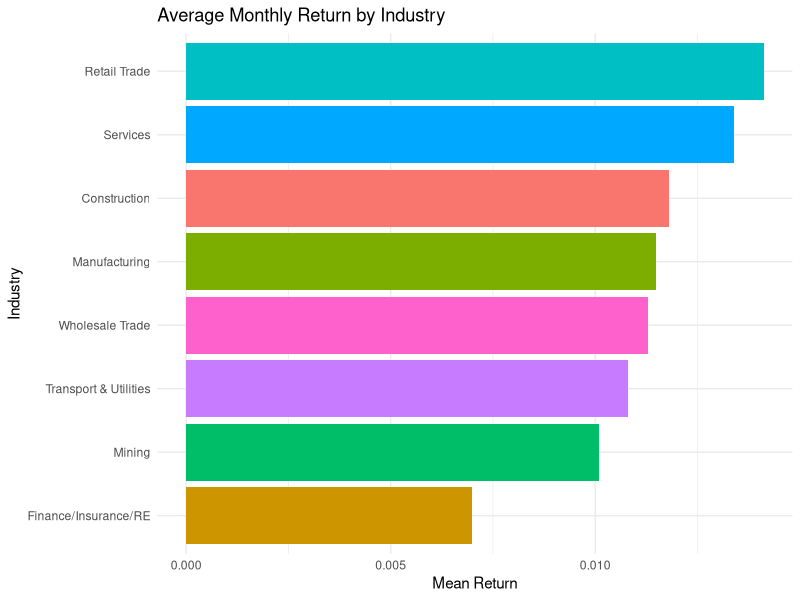
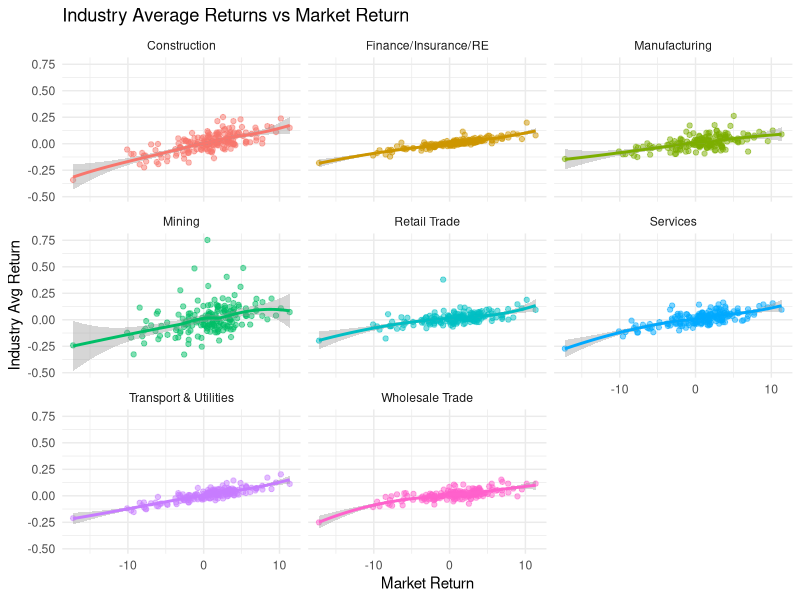
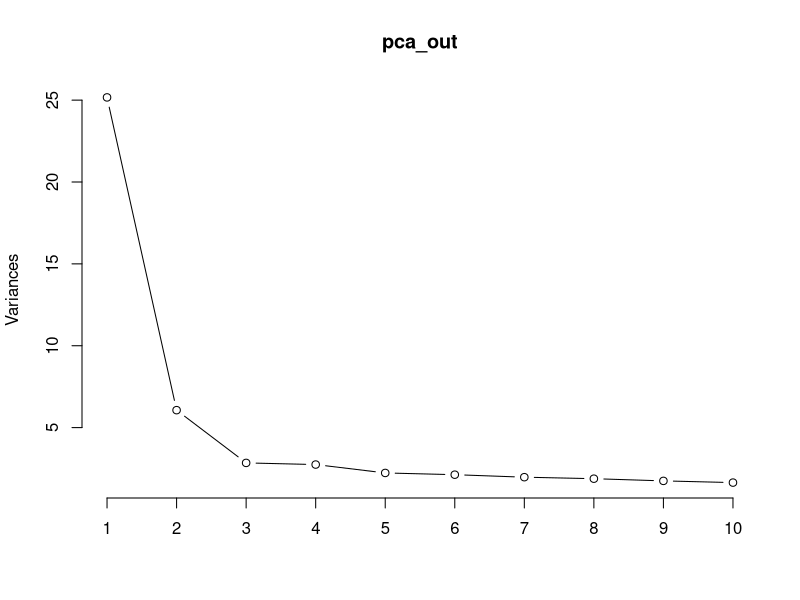
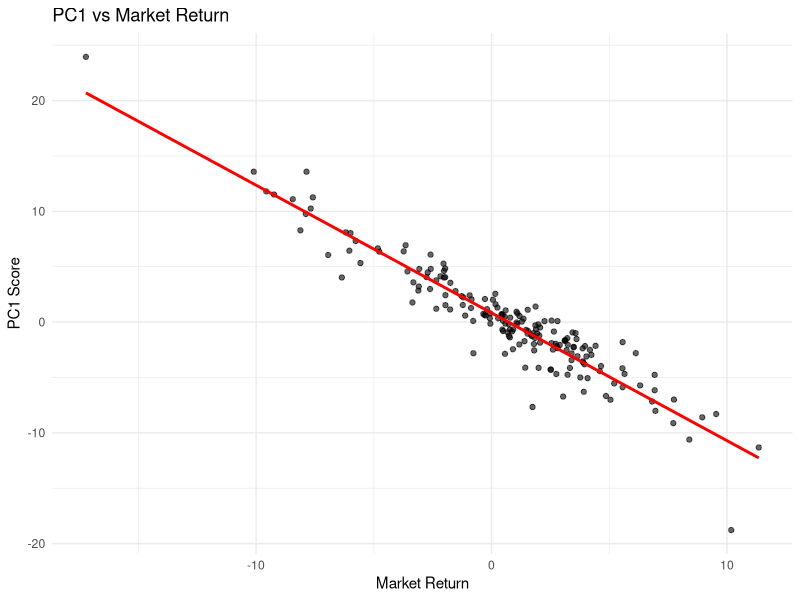
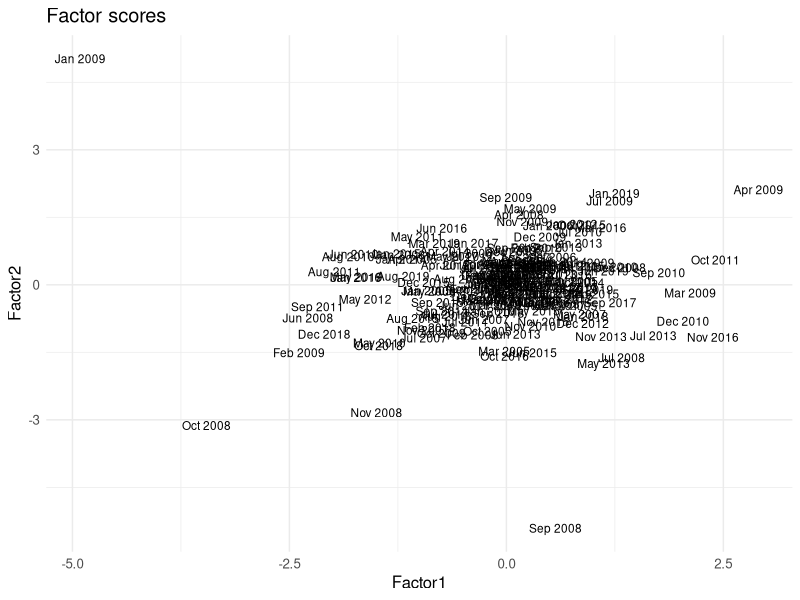
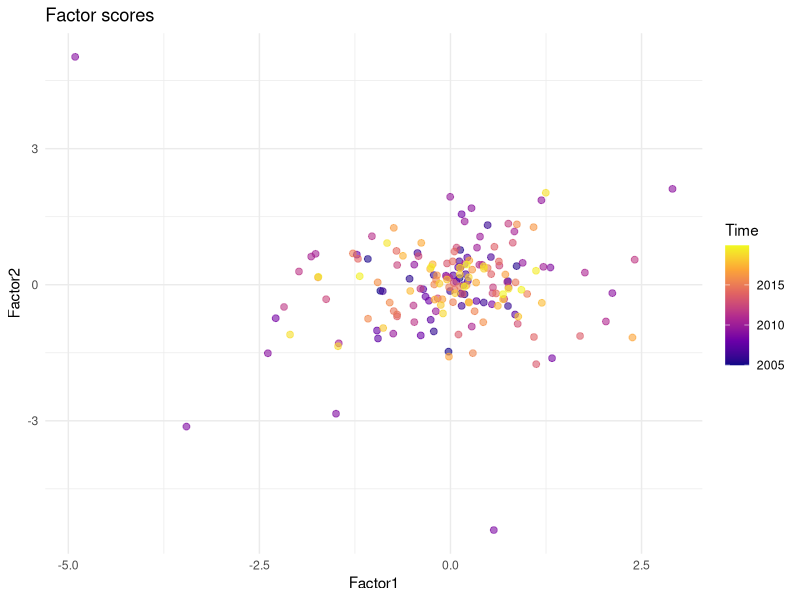

Write R code to recreate these figures, in order. (Note: this script raises an error after producing the figures.)
## ---- chunk 1
library(tidyverse)
library(zoo)
library(broom)
## ---- chunk 2
market_df <- read.csv(here::here("data/Market.csv"))
sample_df <- read.csv(here::here("data/SampleK.csv"))
## ---- chunk 3
colSums(is.na(sample_df))

range(sample_df$Date)

tibble(stock = names(sample_df)[-1]) %>%
  mutate(industry = substr(stock,1,1)) %>%
  count(industry)
## ---- chunk 4
sample_df <- sample_df %>%
  mutate(Date = as.yearmon(str_remove(Date, "Y"), format = "%Y M%m"))

market_df <- market_df %>%
  mutate(Date = as.yearmon(str_remove(Date, "Y"), format = "%Y M%m"))
  
## ---- chunk 5
stocks_long <- sample_df %>%
  pivot_longer(-Date, names_to = "stock", values_to = "ret") %>%
  mutate(industry = substr(stock,1,1),
         industry_name = recode(industry,
           B = "Mining",
           C = "Construction",
           D = "Manufacturing",
           E = "Transport & Utilities",
           F = "Wholesale Trade",
           G = "Retail Trade",
           H = "Finance/Insurance/RE",
           I = "Services"
         ))

industry_summary <- stocks_long %>%
  group_by(industry_name) %>%
  summarise(
    mean_return = mean(ret, na.rm = TRUE),
    sd_return   = sd(ret, na.rm = TRUE),
    .groups = "drop"
  )

ggplot(industry_summary, aes(x = reorder(industry_name, mean_return),
                             y = mean_return, fill = industry_name)) +
  geom_col() +
  coord_flip() +  
  labs(title = "Average Monthly Return by Industry",
       x = "Industry", y = "Mean Return") +
  theme_minimal() +
  theme(legend.position = "none")

sampleXmarket <- stocks_long %>%
  left_join(market_df, by = "Date")

industry_ts <- sampleXmarket %>%
  group_by(Date, industry_name) %>%
  summarise(
    avg_ret = mean(ret, na.rm = TRUE),
    MarketReturn = first(MarketReturn),  
    .groups = "drop"
  )

ggplot(industry_ts, aes(x = MarketReturn, y = avg_ret, color = industry_name)) +
  geom_point(alpha = 0.5) +
  geom_smooth() +
  facet_wrap(~ industry_name, scales = "fixed") +
  labs(
    title = "Industry Average Returns vs Market Return",
    x = "Market Return",
    y = "Industry Avg Return"
  ) +
  theme_minimal() +
  theme(legend.position = "none")
## ---- chunk 6
pca_out <- prcomp(sample_df[,-1], scale. = TRUE)
plot(pca_out, type = "line")

summary(pca_out)
## ---- chunk 7
pc_scores <- as.data.frame(pca_out$x)   
pc1_scores <- pc_scores$PC1

pca_vs_market <- tibble(
  Date = sample_df$Date,  
  PC1 = pc1_scores) %>%
  left_join(market_df, by = "Date")

cor(pca_vs_market$PC1, pca_vs_market$MarketReturn, use = "pairwise.complete.obs")


ggplot(pca_vs_market, aes(x = MarketReturn, y = PC1)) +
  geom_point(alpha = 0.6) +
  geom_smooth(method = "lm", se = FALSE, color = "red") +
  labs(
    title = "PC1 vs Market Return",
    x = "Market Return",
    y = "PC1 Score"
  ) +
  theme_minimal()



## ---- chunk 8
fact_out <- factanal(sample_df[,-1], factors = 2, rotation = "varimax", scores = "regression")

loadings_df <- as.data.frame(unclass(fact_out$loadings))
loadings_df$stock <- rownames(loadings_df)
loadings_df$industry <- substr(loadings_df$stock, 1, 1)

factor_scores <- as.data.frame(fact_out$scores)
factor_scores$Date <- sample_df$Date

industry_factor <- loadings_df %>%
  group_by(industry) %>%
  summarise(
    mean_F1 = mean(Factor1, na.rm = TRUE),
    mean_F2 = mean(Factor2, na.rm = TRUE)
  )

# Plot factor time series
ggplot(factor_scores, aes(x = Factor1, y = Factor2, label = Date)) +
  geom_text(size = 3) +
  labs(title = "Factor scores", x = "Factor1", y = "Factor2") +
  theme_minimal() +
  theme(text = element_text(size = 12))

ggplot(factor_scores, aes(x = Factor1, y = Factor2, color = as.numeric(Date))) +
  geom_point(size = 2, alpha = 0.6) +
  scale_color_viridis_c(option = "plasma") +
  labs(title = "Factor scores", x = "Factor1", y = "Factor2", color = "Time") +
  theme_minimal()
## ---- chunk 9
fact_out <- factanal(sample_df[,-1], factors = 3, rotation = "varimax", scores = "regression")

loadings_df2 <- as.data.frame(unclass(fact_out_2$loadings))
loadings_df2$stock <- rownames(loadings_df2)
loadings_df2$industry <- substr(loadings_df2$stock, 1, 1)

industry_factor2 <- loadings_df2 %>%
  group_by(industry) %>%
  summarise(
    mean_F1 = mean(Factor1, na.rm = TRUE),
    mean_F2 = mean(Factor2, na.rm = TRUE),
    mean_F3 = mean(Factor3, na.rm = TRUE))


## ---- chunk 10
df_plot <- loadings_df %>%
  transmute(
    variable = stock,
    industry = industry,
    fl1 = Factor1,
    fl2 = Factor2
  )

ggplot(df_plot, aes(x = fl1, y = fl2, label = variable)) +
  geom_segment(aes(xend = fl1, yend = fl2, x = 0, y = 0),
               arrow = arrow(length = unit(0.15, "cm"))) +
  geom_text(color = "red", nudge_y = -0.03, size = 3) +
  labs(x = "Factor 1 loading", y = "Factor 2 loading",
       title = "Factor loadings (stocks)") +
  coord_equal() +
  theme_minimal()
## ---- chunk 11
 
industry_plot <- industry_factor %>%
  rename(fl1 = mean_F1, fl2 = mean_F2)

ggplot(industry_plot, aes(x = fl1, y = fl2, label = industry)) +
  geom_segment(aes(xend = fl1, yend = fl2, x = 0, y = 0),
               arrow = arrow(length = unit(0.15, "cm"))) +
  geom_text(color = "red", nudge_y = -0.02, size = 4) +
  labs(x = "Factor 1 loading (mean by industry)",
       y = "Factor 2 loading (mean by industry)",
       title = "Factor loadings (industry averages)") +
  coord_equal() +
  theme_minimal()
